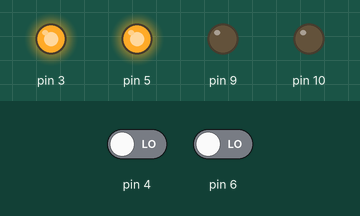
Simulated run of this sketch. Board: Arduino Uno, built with avr-gcc and run on an emulated ATmega328P. Parts: output pins drawn as LEDs (lit = HIGH). The inputs (shaded band) are chosen by the test bench; at power-on: pin 4 LOW, pin 6 LOW.

Above: at 1.2 s.
1.3 s: pin 4 driven HIGH
At 2.2 s:
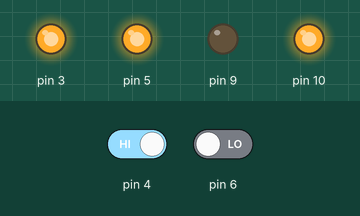
2.8 s: pin 6 driven HIGH
At 3.3 s:
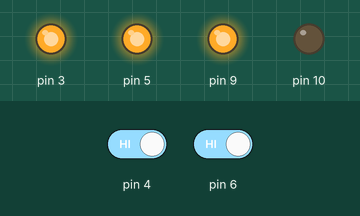
4.3 s: pin 6 driven LOW
At 5.5 s:
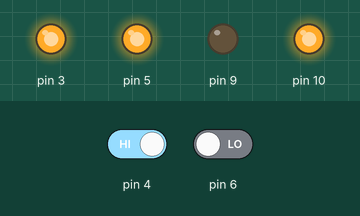
5.8 s: pin 4 driven LOW
At 6.8 s:
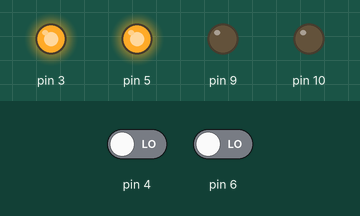
Timing chart, 0 to 8.3 s (numbered marks = the images above; inputs shaded):
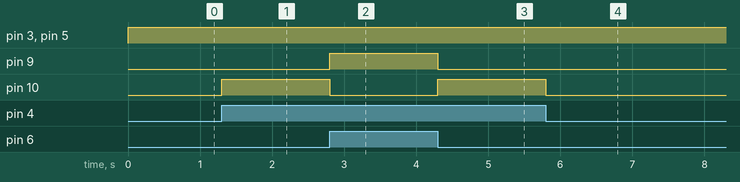

Measured:
- after the input at 1.3 s, pin 10: LOW → HIGH at once
- after the input at 2.8 s, pin 9: LOW → HIGH at once; pin 10: HIGH → LOW at once
- after the input at 4.3 s, pin 9: HIGH → LOW at once; pin 10: LOW → HIGH at once
- after the input at 5.8 s, pin 10: HIGH → LOW at once

The sketch:

Half_Adder.ino
```cpp
void setup() {
pinMode(3, OUTPUT);
pinMode(5, OUTPUT);
pinMode(9, OUTPUT);
pinMode(10, OUTPUT);
}

void loop() {
digitalWrite(3, HIGH);
int input0 = digitalRead(4);
digitalWrite(5, HIGH);
int input1 = digitalRead(6);

int carry = input0 * input1;
int sum = (input0 + input1) % 2;

digitalWrite(9, carry);
digitalWrite(10, sum);


}
```
